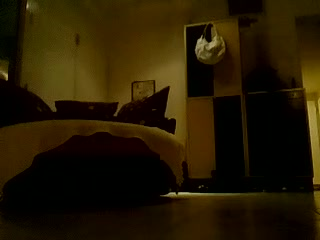
#> input picture train/test/image/right.jpg, 320 x 240 px, found by its file name
$ python -i trainbot.py   (imports and definitions only)   (Python 2 division)   (older library calls are emulated)
#> lines starting #> are read from the running program, lines starting #| are printed output that depends on the picture
#!/usr/bin/env python
# Train robot to drive autonomously
# See more at https://github.com/oomwoo/
#
# Copyright (C) 2016 oomwoo.com
#
# This program is free software: you can redistribute it and/or modify
# it under the terms of the GNU Lesser General Public License version 3.0
# as published by the Free Software Foundation.
#
# This program is distributed in the hope that it will be useful,
# but WITHOUT ANY WARRANTY; without even the implied warranty of
# MERCHANTABILITY or FITNESS FOR A PARTICULAR PURPOSE.  See the
# GNU General Public License <http://www.gnu.org/licenses/> for details.
"""
Train robot to drive autonomously. Use a small convolutional neural network.
"""

import os
from neon.initializers import Uniform
from neon.layers import Affine, Conv, Pooling, GeneralizedCost
from neon.models import Model
from neon.optimizers import GradientDescentMomentum
from neon.transforms import Misclassification, Rectlin, Softmax, CrossEntropyMulti
from neon.callbacks.callbacks import Callbacks
from neon.data.imageloader import ImageLoader
from neon.backends import gen_backend


img_size = 24    # Input to neural work is img_size x img_size
num_epochs = 100  # Number of training epochs to run
class_names = ["forward", "left", "right", "backward"]    # from ROBOT-C bot.c
nclasses = len(class_names)
my_dir = os.path.expanduser("~") + "/dora/train/"
data_dir = my_dir + "neon/"
param_file_name = my_dir + "model/trained_dora_model_24x24_3x3x16.prm"
image_dir = my_dir + "test/image/"

# [1 line that did not run here, left out]

# Define CNN
# [5 lines that did not run here, left out]

# [4 lines that did not run here, left out]

# [1 line that did not run here, left out]
# [2 lines that did not run here, left out]

bn = True
# [6 lines that did not run here, left out]

# [1 line that did not run here, left out]

# Create model
# [1 line that did not run here, left out]
# [1 line that did not run here, left out]

# Train model
# [7 lines not run here, left out]


# Sanity check 1
from PIL import Image
import numpy as np
from neon.data.dataiterator import ArrayIterator

W = img_size
H = img_size
L = W*H*3
size = H, W
x_new = np.zeros((128, L), dtype=np.float32)


def load_sample(test_file_name):
    image = Image.open(test_file_name)
#> image is the input picture: PIL image 320x240 RGB; mean R, G, B 37.8, 25.8, 2.9
    print("Loaded " + test_file_name)
    image.show()
    image = image.resize(size, Image.ANTIALIAS)
#> image: PIL image 24x24 RGB
    r, g, b = image.split()
    image = Image.merge("RGB", (b, g, r))
    image = np.asarray(image, dtype=np.float32)
#> image: shape (24, 24, 3) float32
    image = np.transpose(image, (2, 0, 1))
    return image.reshape(1, L) - 127

# [1 line that did not run here, left out]
x_new[1] = load_sample(image_dir + "right.jpg")
x_new[2] = load_sample(image_dir + "left.jpg")
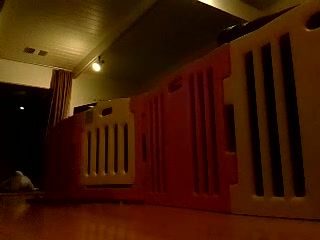
#> input picture train/test/image/left.jpg, 320 x 240 px, found by its file name
#> in load_sample, image is the input picture: PIL image 320x240 RGB; mean R, G, B 62.5, 25.8, 4.4
#> x_new: shape (128, 1728) float32; min -127, max 83, mean -1.6
x_new[3] = load_sample(image_dir + "backward.jpg")
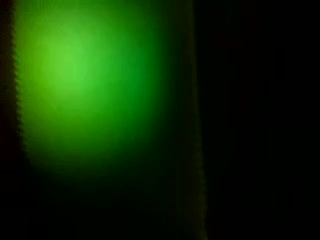
#> input picture train/test/image/backward.jpg, 320 x 240 px, found by its file name
#> in load_sample, image is the input picture: PIL image 320x240 RGB; mean R, G, B 12.8, 43, 3.6
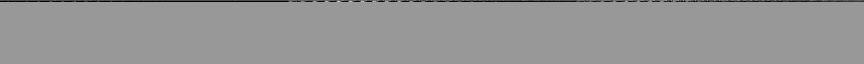
#> x_new: shape (128, 1728) float32 (shown at 1/2 size); min -127, max 85, mean -2.4; drawn with min black and max white

# Run neural network
# [1 line that did not run here, left out]
# [1 line that did not run here, left out]
# print out

# [4 lines not run here, left out]


# Sanity check 2
# [1 line that did not run here, left out]
# [3 lines not run here, left out]

>>> result = load_sample('test/image/forward.jpg')
#> call 4 of load_sample, with test_file_name = 'test/image/forward.jpg'
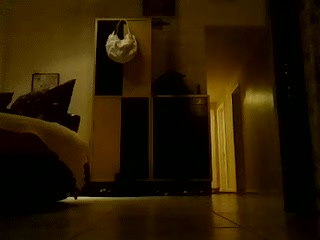
#> input picture train/test/image/forward.jpg, 320 x 240 px
#> in load_sample, image is the input picture: PIL image 320x240 RGB; mean R, G, B 41.1, 25.6, 2.6
#> in load_sample (call 4), `r, g, b = image.split()`:
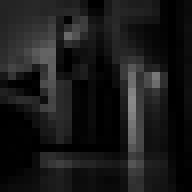
#> g: PIL image 24x24 L (shown 8 times larger); min 0, max 138, mean 25.7
#> in load_sample (call 4), `r, g, b = image.split()`:
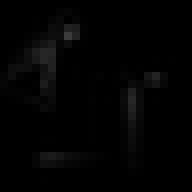
#> b: PIL image 24x24 L (shown 8 times larger); min 0, max 59, mean 2.7
#> in load_sample (call 4), `image = Image.merge("RGB", (b, g, r))`:
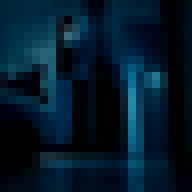
#> image: PIL image 24x24 RGB (shown 8 times larger); mean R, G, B 2.7, 25.7, 41.3
